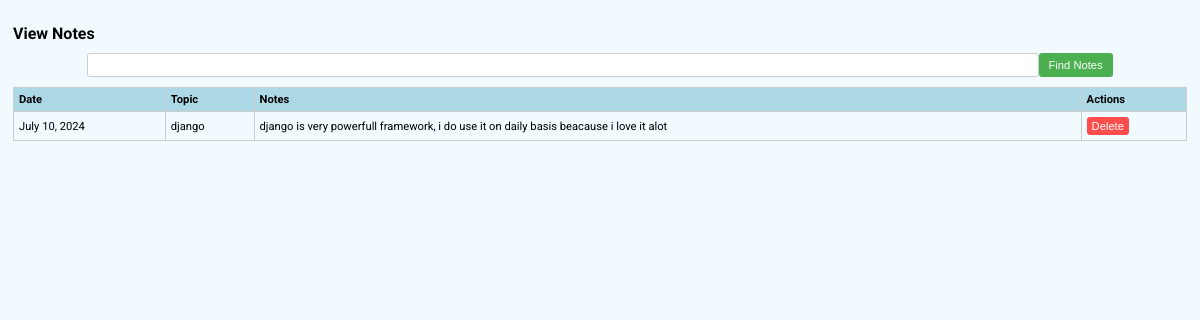
Page /view_notes/ on the committed database.
### notes/models.py (models this page shows, shortened)
class Notes(models.Model):
    date=models.DateField()
    topic=models.TextField()
    notes=models.TextField()

### pri/views.py (the view)
# urls.py: path("view_notes/",views.view_notes,name='view_notes'),
def view_notes(request):
    data = Notes.objects.all()
    if request.method == 'GET':
        note_search=request.GET.get('note_search')
        if note_search != None:
            data = Notes.objects.filter(topic__icontains=note_search)
    return render(request, 'view_notes.html', {'data': data})

### templates/view_notes.html (shortened to what this page needs)
<!DOCTYPE html>
<html lang="en">
<head>
</head>
<body>
    <h1>View Notes</h1>
    <section>
        <form method="get">
            <input type="text" name="note_search" value="">
            <button type="submit">Find Notes</button>
        </form>
    </section>
    <table>
        <thead>
            <tr>
                <th>Date</th>
                <th>Topic</th>
                <th>Notes</th>
                <th>Actions</th>
            </tr>
        </thead>
        <tbody>
            {% for note in data %}
            <tr class="note">
                <td>{{ note.date }}</td>
                <td>{{ note.topic }}</td>
                <td>{{ note.notes }}</td>
                <td>
                    <form method="post" action="{% url 'delete_note' note.id %}" style="display:inline;">
                        <button type="submit" class="delete-btn">Delete</button>
                    </form>
                </td>
            </tr>
            {% empty %}
            <tr>
                <td colspan="4">No data available!</td>
            </tr>
            {% endfor %}
        </tbody>
    </table>
</body>
</html>

### templates/view_notes.html (style rules this page uses)
body { font-family: 'Roboto', sans-serif; background-color: #f0faff; padding: 5px; font-size: 0.7rem; }
h1 { font-size: 1rem; }
section form { display: flex; justify-content: center; margin-bottom: 10px; }
input[type="text"] { padding: 5px; font-size: 0.7rem; width: 80%; border: 1px solid #ccc; border-radius: 3px; }
button { padding: 5px 10px; font-size: 0.7rem; border: none; background-color: #4CAF50; color: white; border-radius: 3px; cursor: pointer; }
table { width: 100%; border-collapse: collapse; margin-top: 10px; }
th, td { border: 1px solid #ccc; padding: 5px; text-align: left; }
th { background-color: #add8e6; }
.note { margin-top: 10px; }
.delete-btn { background-color: #ff4d4d; color: white; border: none; padding: 3px 5px; cursor: pointer; border-radius: 3px; }

### rows in the picture
Notes: date "July 10, 2024", topic "django", notes "django is very powerfull framework, i do use it on daily basis beacause i love it alot"
